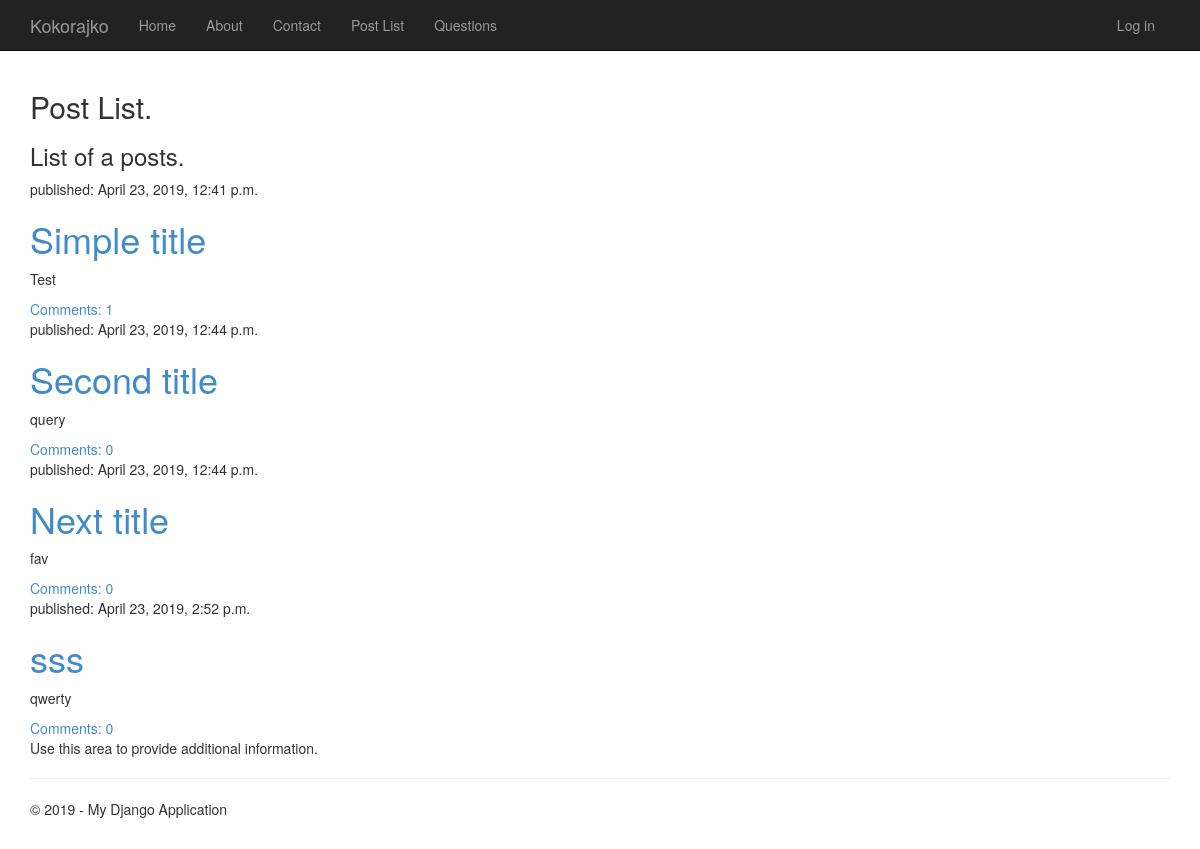
Page /post_list on the committed database.
### app/models.py (models this page shows, shortened)
class Post(models.Model):
    author = models.ForeignKey(settings.AUTH_USER_MODEL, on_delete = models.CASCADE)
    title = models.CharField(max_length = 200)
    text = models.TextField()
    created_date = models.DateTimeField(default = timezone.now)
    published_date = models.DateTimeField(blank = True, null = True)
    def approved_comments(self):
        return self.comments.filter(approved_comment=True)

### app/views.py (the view)
# urls.py: url(r'^post_list$', app.views.post_list, name='post_list'),
def post_list(request):
    posts = Post.objects.filter(published_date__lte=timezone.now()).order_by('published_date')
    return render(request, 'app/post_list.html',
                  {
                      'title':'Post List',
                      'message':'List of a posts.',
                      'posts': posts,
                      'year':datetime.now().year,
                  }
    )

### app/templates/app/post_list.html
﻿{% extends "app/layout.html" %}
{% block content %}
<h2>{{ title }}.</h2>
<h3>{{ message }}</h3>
{% for post in posts %}
    <div class="post">
        <div class="date">
            <p>published: {{ post.published_date }}</p>
         </div>
        <h1><a href="{% url 'post_detail' pk=post.pk %}">{{ post.title }}</a></h1>
        <p>{{ post.text|linebreaksbr }}</p>
        <a href="{% url 'post_detail' pk=post.pk %}">Comments: {{ post.approved_comments.count }}</a>
    </div>
{% endfor %}
<p>Use this area to provide additional information.</p>
{% endblock %}

### app/static/app/content/site.css (style rules this page uses)
body { padding-top: 50px; padding-bottom: 20px; }

### rows in the picture
Post: published_date "April 23, 2019, 12:41 p.m.", title "Simple title", text "Test", approved_comments.count "1"
Post: published_date "April 23, 2019, 12:44 p.m.", title "Second title", text "query", approved_comments.count "0"
Post: published_date "April 23, 2019, 12:44 p.m.", title "Next title", text "fav", approved_comments.count "0"
Post: published_date "April 23, 2019, 2:52 p.m.", title "sss", text "qwerty", approved_comments.count "0"

### other values in the picture
{{ title }} "Post List"
{{ message }} "List of a posts."
